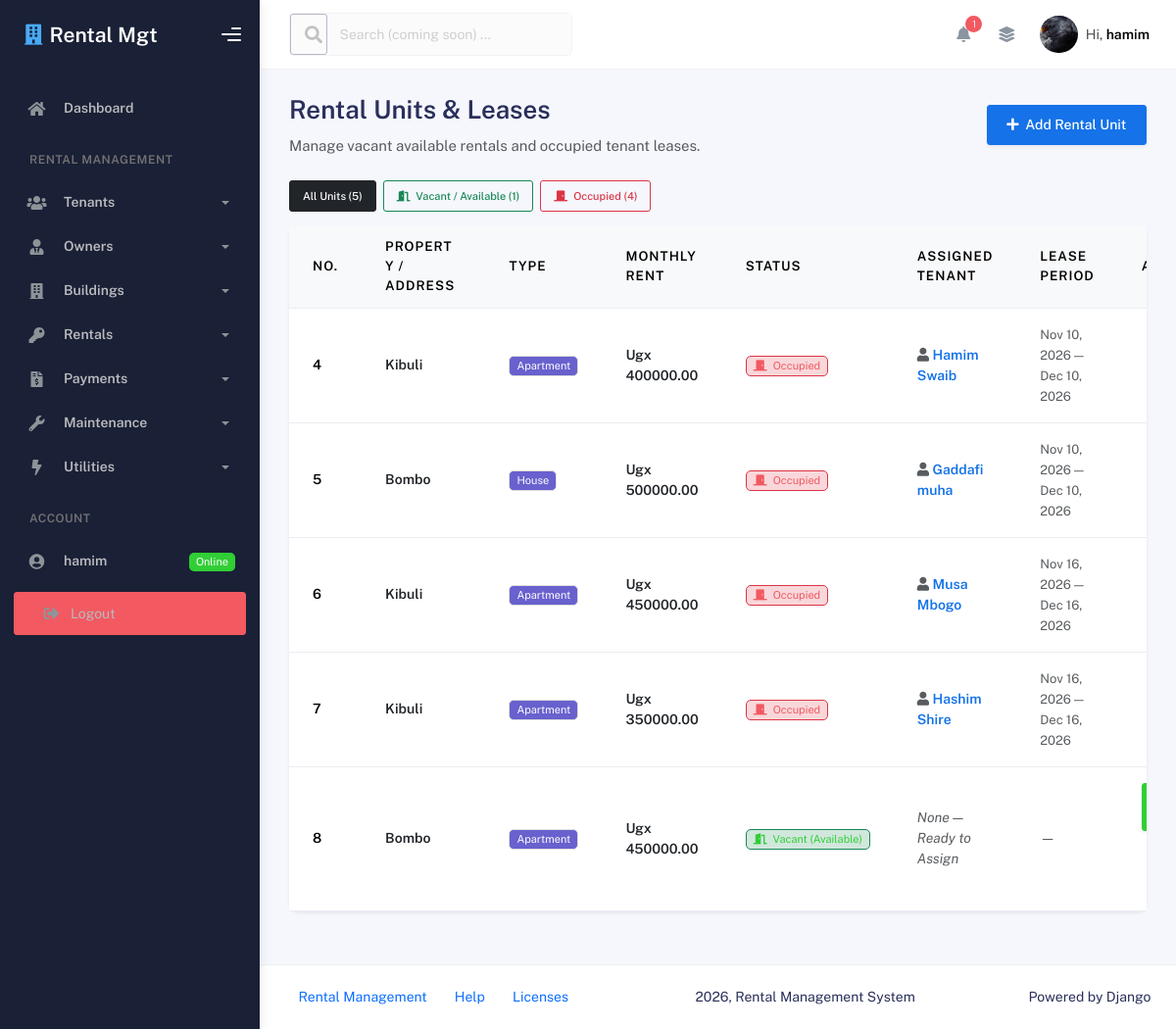
Screenshot of /rental/ (signed in) with the database file from the repository.
### App/models.py (models this page shows, shortened)
class Rental(models.Model):
    STATUS_CHOICES = [
        ('V', 'Vacant'),
        ('O', 'Occupied'),
    ]
    TYPE_OPTIONS = [
        ('H','House'),
        ('A','Apartment')
    ]
    building = models.ForeignKey(Building, on_delete=models.CASCADE)
    tenant = models.ForeignKey(Tenant, on_delete=models.CASCADE, null=True, blank=True)
    start_date = models.DateField(null=True, blank=True)
    end_date = models.DateField(null=True, blank=True)
    rent_amount = models.DecimalField(max_digits=10, decimal_places=2)
    type = models.CharField(max_length=2, choices=TYPE_OPTIONS)
    status = models.CharField(max_length=2, choices=STATUS_CHOICES, default='V')

class Building(models.Model):
    STATUS_OPTIONS = [
        ('O','Occupied'),
        ('V','Vacant')
    ]
    address = models.CharField(max_length=100)
    status = models.CharField(max_length=2, choices=STATUS_OPTIONS)
    owner = models.ForeignKey(Owner, on_delete=models.CASCADE)
    def __str__(self):
        return f"{self.address}({self.get_status_display()})"

class Tenant(models.Model):
    user = models.OneToOneField(User, on_delete=models.SET_NULL, null=True, blank=True, related_name='tenant_profile')
    first_name = models.CharField(max_length=20)
    last_name = models.CharField(max_length=20)
    contact = models.CharField(max_length=20)
    email = models.EmailField(max_length=255)
    def __str__(self):
        return f"{self.first_name} {self.last_name}"

### App/views.py (the view)
    @login_required
    def _wrapped_view(req, *args, **kwargs):
        if not (req.user.is_staff or req.user.is_superuser):
            return redirect('tenant_dashboard_page')
        return view_func(req, *args, **kwargs)

### App/templates/rental_list.html (shortened to what this page needs)
{% extends 'base.html' %}
{% load crispy_forms_tags %}
{% block content %}
<div class="d-flex flex-wrap justify-content-between align-items-center mb-4 gap-3">
    <div>
        <h2 class="fw-bold mb-1">Rental Units & Leases</h2>
        <p class="text-muted mb-0">Manage vacant available rentals and occupied tenant leases.</p>
    </div>
    <div class="d-flex gap-2">
        <button type="button" class="btn btn-primary shadow-sm" data-bs-toggle="modal" data-bs-target="#addRentalModal">
            <i class="fas fa-plus me-1"></i> Add Rental Unit
        </button>
    </div>
</div>
<div class="d-flex gap-2 mb-3">
    <a href="{% url 'rental_list_page' %}" class="btn btn-sm {% if not status_filter %}btn-dark{% else %}btn-outline-secondary{% endif %}">
        All Units ({{ vacant_count|add:occupied_count }})
    </a>
    <a href="{% url 'rental_list_page' %}?status=V" class="btn btn-sm {% if status_filter == 'V' %}btn-success{% else %}btn-outline-success{% endif %}">
        <i class="fas fa-door-open me-1"></i> Vacant / Available ({{ vacant_count }})
    </a>
    <a href="{% url 'rental_list_page' %}?status=O" class="btn btn-sm {% if status_filter == 'O' %}btn-danger{% else %}btn-outline-danger{% endif %}">
        <i class="fas fa-door-closed me-1"></i> Occupied ({{ occupied_count }})
    </a>
</div>
<div class="card shadow-sm border-0">
    <div class="card-body p-0">
        <div class="table-responsive">
            <table class="table table-hover align-middle mb-0">
                <thead class="table-light">
                    <tr>
                        <th scope="col" style="width: 70px;">No.</th>
                        <th scope="col">Property / Address</th>
                        <th scope="col">Type</th>
                        <th scope="col">Monthly Rent</th>
                        <th scope="col">Status</th>
                        <th scope="col">Assigned Tenant</th>
                        <th scope="col">Lease Period</th>
                        <th scope="col" class="text-end" style="width: 180px;">Actions</th>
                    </tr>
                </thead>
                <tbody>
                    {% for rental in rentals %}
                    <tr>
                        <td class="fw-bold">{{ rental.id }}</td>
                        <td>
                            <span class="fw-semibold text-dark">{{ rental.building.address }}</span>
                        </td>
                        <td>
                            <span class="badge bg-secondary">{{ rental.get_type_display }}</span>
                        </td>
                        <td class="fw-bold text-dark">Ugx {{ rental.rent_amount }}</td>
                        <td>
                            {% if rental.status == 'V' or not rental.tenant %}
                                <span class="badge bg-success-subtle text-success border border-success px-2 py-1">
                                    <i class="fas fa-door-open me-1"></i> Vacant (Available)
                                </span>
                            {% else %}
                                <span class="badge bg-danger-subtle text-danger border border-danger px-2 py-1">
                                    <i class="fas fa-door-closed me-1"></i> Occupied
                                </span>
                            {% endif %}
                        </td>
                        <td>
                            {% if rental.tenant %}
                                <span class="fw-semibold text-primary">
                                    <i class="fas fa-user me-1 text-muted"></i>{{ rental.tenant }}
                                </span>
                            {% else %}
                                <span class="text-muted fst-italic">None &mdash; Ready to Assign</span>
                            {% endif %}
                        </td>
                        <td>
                            {% if rental.start_date and rental.end_date %}
                                <small class="text-muted">{{ rental.start_date|date:"M d, Y" }} &mdash; {{ rental.end_date|date:"M d, Y" }}</small>
                            {% else %}
                                <span class="text-muted">&mdash;</span>
                            {% endif %}
                        </td>
                        <td class="text-end">
                            {% if rental.status == 'V' or not rental.tenant %}
                                <button type="button" class="btn btn-sm btn-success me-1 shadow-sm"
                                        title="Assign a tenant to this available rental"
                                        onclick="openAssignModal('{{ rental.id }}', '{{ rental.building.address|escapejs }}', '{{ rental.rent_amount }}')">
                                </button>
                            {% endif %}
                        </td>
                    </tr>
                    {% endfor %}
                </tbody>
            </table>
        </div>
    </div>
</div>
{% endblock content %}

### App/templates/base.html (shortened to what this page needs)
{% load static %}
<!DOCTYPE html>
<html lang="en">
<head>
    <link rel="stylesheet" href="{% static 'assets/css/bootstrap.min.css' %}" />
    <link rel="stylesheet" href="{% static 'assets/css/plugins.min.css' %}" />
    <link rel="stylesheet" href="{% static 'assets/css/kaiadmin.min.css' %}" />
</head>
<body>
    <div class="wrapper">
      <div class="sidebar" data-background-color="dark">
        <div class="sidebar-logo">
          <div class="logo-header" data-background-color="dark">
            <a href="{% url 'index_page' %}" class="logo text-white text-decoration-none d-flex align-items-center">
              <i class="fas fa-building text-info me-2 fs-4"></i>
              <span class="fw-bold fs-4 text-white">Rental Mgt</span>
            </a>
            <div class="nav-toggle">
              <button class="btn btn-toggle toggle-sidebar">
                <i class="gg-menu-right"></i>
              </button>
            </div>
          </div>
        </div>
        <div class="sidebar-wrapper scrollbar scrollbar-inner">
          <div class="sidebar-content">
            <ul class="nav nav-secondary">
              <li class="nav-item">
                <a href="{% url 'index_page' %}">
                  <i class="fas fa-home"></i>
                  <p>Dashboard</p>
                </a>
              </li>
              <li class="nav-section">
                <h4 class="text-section">Rental Management</h4>
              </li>
              <li class="nav-item">
                <a data-bs-toggle="collapse" href="#tenantsMenu">
                  <i class="fas fa-users"></i>
                  <p>Tenants</p>
                  <span class="caret"></span>
                </a>
              </li>
              <li class="nav-item">
                <a data-bs-toggle="collapse" href="#ownersMenu">
                  <i class="fas fa-user-tie"></i>
                  <p>Owners</p>
                  <span class="caret"></span>
                </a>
              </li>
              <li class="nav-item">
                <a data-bs-toggle="collapse" href="#buildingsMenu">
                  <i class="fas fa-building"></i>
                  <p>Buildings</p>
                  <span class="caret"></span>
                </a>
              </li>
              <li class="nav-item">
                <a data-bs-toggle="collapse" href="#rentalsMenu">
                  <i class="fas fa-key"></i>
                  <p>Rentals</p>
                  <span class="caret"></span>
                </a>
              </li>
              <li class="nav-item">
                <a data-bs-toggle="collapse" href="#paymentsMenu">
                  <i class="fas fa-file-invoice-dollar"></i>
                  <p>Payments</p>
                  <span class="caret"></span>
                </a>
              </li>
              <li class="nav-item">
                <a data-bs-toggle="collapse" href="#maintenanceMenu">
                  <i class="fas fa-wrench"></i>
                  <p>Maintenance</p>
                  <span class="caret"></span>
                </a>
              </li>
              <li class="nav-item">
                <a data-bs-toggle="collapse" href="#utilitiesMenu">
                  <i class="fas fa-bolt"></i>
                  <p>Utilities</p>
                  <span class="caret"></span>
                </a>
              </li>
              <li class="nav-section">
                <h4 class="text-section">Account</h4>
              </li>
              {% if user.is_authenticated %}
                <li class="nav-item">
                  <a href="#">
                    <i class="fas fa-user-circle"></i>
                    <p>{{ user.username }}</p>
                    <span class="badge badge-success">Online</span>
                  </a>
                </li>
                <li class="nav-item px-3 py-2">
                  <a href="{% url 'logout' %}" class="btn btn-danger btn-sm w-100 text-start text-white text-decoration-none">
                    <i class="fas fa-sign-out-alt me-2"></i> Logout
                  </a>
                </li>
              {% endif %}
            </ul>
          </div>
        </div>
      </div>
      <div class="main-panel">
        <div class="main-header">
          <nav
            class="navbar navbar-header navbar-header-transparent navbar-expand-lg border-bottom"
          >
            <div class="container-fluid">
              <nav
                class="navbar navbar-header-left navbar-expand-lg navbar-form nav-search p-0 d-none d-lg-flex"
              >
                <div class="input-group opacity-50" title="Search coming soon">
                  <div class="input-group-prepend">
                    <button type="button" class="btn btn-search pe-1" disabled>
                      <i class="fa fa-search search-icon"></i>
                    </button>
                  </div>
                  <input
                    type="text"
                    placeholder="Search (coming soon) ..."
                    class="form-control"
                    disabled
                  />
                </div>
              </nav>
              <ul class="navbar-nav topbar-nav ms-md-auto align-items-center">
                <li class="nav-item topbar-icon dropdown hidden-caret">
                  <a
                    class="nav-link dropdown-toggle"
                    href="#"
                    id="notifDropdown"
                    role="button"
                    data-bs-toggle="dropdown"
                    aria-haspopup="true"
                    aria-expanded="false"
                  >
                    <i class="fa fa-bell"></i>
                    {% if admin_notifications_count > 0 %}
                      <span class="notification bg-danger">{{ admin_notifications_count }}</span>
                    {% endif %}
                  </a>
                </li>
                <li class="nav-item topbar-icon dropdown hidden-caret">
                  <a
                    class="nav-link"
                    data-bs-toggle="dropdown"
                    href="#"
                    aria-expanded="false"
                  >
                    <i class="fas fa-layer-group"></i>
                  </a>
                </li>
                <li class="nav-item topbar-user dropdown hidden-caret">
                  <a
                    class="dropdown-toggle profile-pic"
                    data-bs-toggle="dropdown"
                    href="#"
                    aria-expanded="false"
                  >
                    <div class="avatar-sm">
                      <img
                        src="{% static 'assets/img/halo pic 1.jpg' %}"
                        alt="..."
                        class="avatar-img rounded-circle"
                      />
                    </div>
                    <span class="profile-username">
                      <span class="op-7">Hi,</span>
                      <span class="fw-bold">{{ user.username|default:"Guest" }}</span>
                    </span>
                  </a>
                </li>
              </ul>
            </div>
          </nav>
        </div>
        <div class="container">
          <div class="page-inner">
            {% block content %}
            {% endblock content %}
          </div>
        </div>
        <footer class="footer">
          <div class="container-fluid d-flex justify-content-between">
            <nav class="pull-left">
              <ul class="nav">
                <li class="nav-item">
                  <a class="nav-link" href="{% url 'index_page' %}">
                    Rental Management
                  </a>
                </li>
                <li class="nav-item">
                  <a class="nav-link" href="#"> Help </a>
                </li>
                <li class="nav-item">
                  <a class="nav-link" href="#"> Licenses </a>
                </li>
              </ul>
            </nav>
            <div class="copyright">
              2026, Rental Management System
            </div>
            <div>
              Powered by Django
            </div>
          </div>
        </footer>
      </div>
    </div>
</body>
</html>

### rows the page displays
Rental: id "4", building.address "Kibuli", type "Apartment", rent_amount "400000.00", status "O" (drawn), tenant "Hamim Swaib", start_date "Nov 10, 2026", end_date "Dec 10, 2026"
Rental: id "5", building.address "Bombo", type "House", rent_amount "500000.00", status "O" (drawn), tenant "Gaddafi muha", start_date "Nov 10, 2026", end_date "Dec 10, 2026"
Rental: id "6", building.address "Kibuli", type "Apartment", rent_amount "450000.00", status "O" (drawn), tenant "Musa Mbogo", start_date "Nov 16, 2026", end_date "Dec 16, 2026"
Rental: id "7", building.address "Kibuli", type "Apartment", rent_amount "350000.00", status "O" (drawn), tenant "Hashim Shire", start_date "Nov 16, 2026", end_date "Dec 16, 2026"
Rental: id "8", building.address "Bombo", type "Apartment", rent_amount "450000.00", status "V" (drawn), shows "None — Ready to Assign"

### other values shown
{{ user.username }} "hamim"
{{ admin_notifications_count }} "1"
{{ user.username|default:"Guest" }} "hamim"
{{ vacant_count|add:occupied_count }} "5"
{{ vacant_count }} "1"
{{ occupied_count }} "4"
